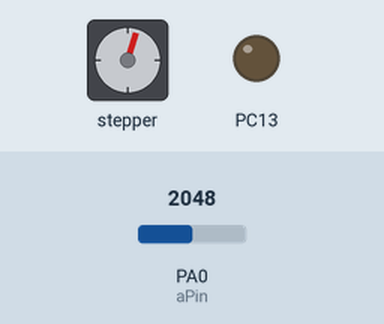
Recording of a sketch running on a simulated STM32 Blue Pill. Shown: stepper motor, output pins drawn as LEDs (lit = HIGH). The inputs (shaded band) are chosen by the test bench; at power-on: PA0 (aPin) = 2048. Stepper angles assume 200 steps per turn.

Above: at 0.2 s.
Timing chart, 0 to 31.9 s (numbered marks = the images above):
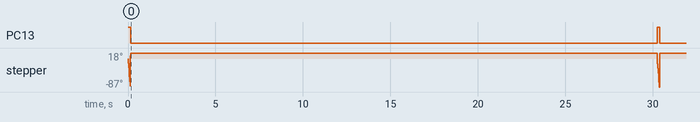

The sketch:

STM32StepperControl.ino
```cpp
/*Example sketch to control a stepper motor with A4988 stepper motor driver, AccelStepper library and Arduino: continuous rotation. More info: https://www.makerguides.com */

// Include the AccelStepper library:
#include <AccelStepper.h>

// Define stepper motor connections and motor interface type. Motor interface type must be set to 1 when using a driver:
#define dirPin PB10
#define stepPin PB11
#define motorInterfaceType 1
const int aPin = PA0;
int maxA = 4096;
int readA = 0;
int stepperSpeed = 0;
int maxDelay = 60000;
int runDelay = 0;

// Create a new instance of the AccelStepper class:
AccelStepper stepper = AccelStepper(motorInterfaceType, stepPin, dirPin);

void setup() {
  // Set the maximum speed in steps per second:
  stepper.setMaxSpeed(1000);
  stepperSpeed=-400 ;

  pinMode(PC13, OUTPUT);

}

void loop() {

  digitalWrite(PC13, HIGH);
  stepper.enableOutputs();
  //Read the analog voltage
  readA = analogRead(aPin);
  runDelay=maxDelay*readA/maxA;
  //Run stepper forward 1000 steps
  stepper.setCurrentPosition(0);
  while (stepper.currentPosition()!= -50){
    // Set the speed in steps per second:
    stepper.setSpeed(stepperSpeed);
    // Step the motor with a constant speed as set by setSpeed():
    stepper.runSpeed();
  }
  //Run stepper backwards for 200 steps
  stepper.setCurrentPosition(0);
  while (stepper.currentPosition()!= 10){
    stepper.setSpeed(stepperSpeed*-1);
    stepper.runSpeed();
  }
  stepper.disableOutputs();
  digitalWrite(PC13, LOW);
  delay(100);
  delay(runDelay);
}
```

Measured:
- by itself, PC13: alternates HIGH for 0.15 s and LOW for 30.1 s
- by itself, stepper: turns 85° counter-clockwise in 0.10 s, then 103° clockwise in 0.01 s, then 105° counter-clockwise in 0.10 s, then 105° clockwise in 0.01 s
